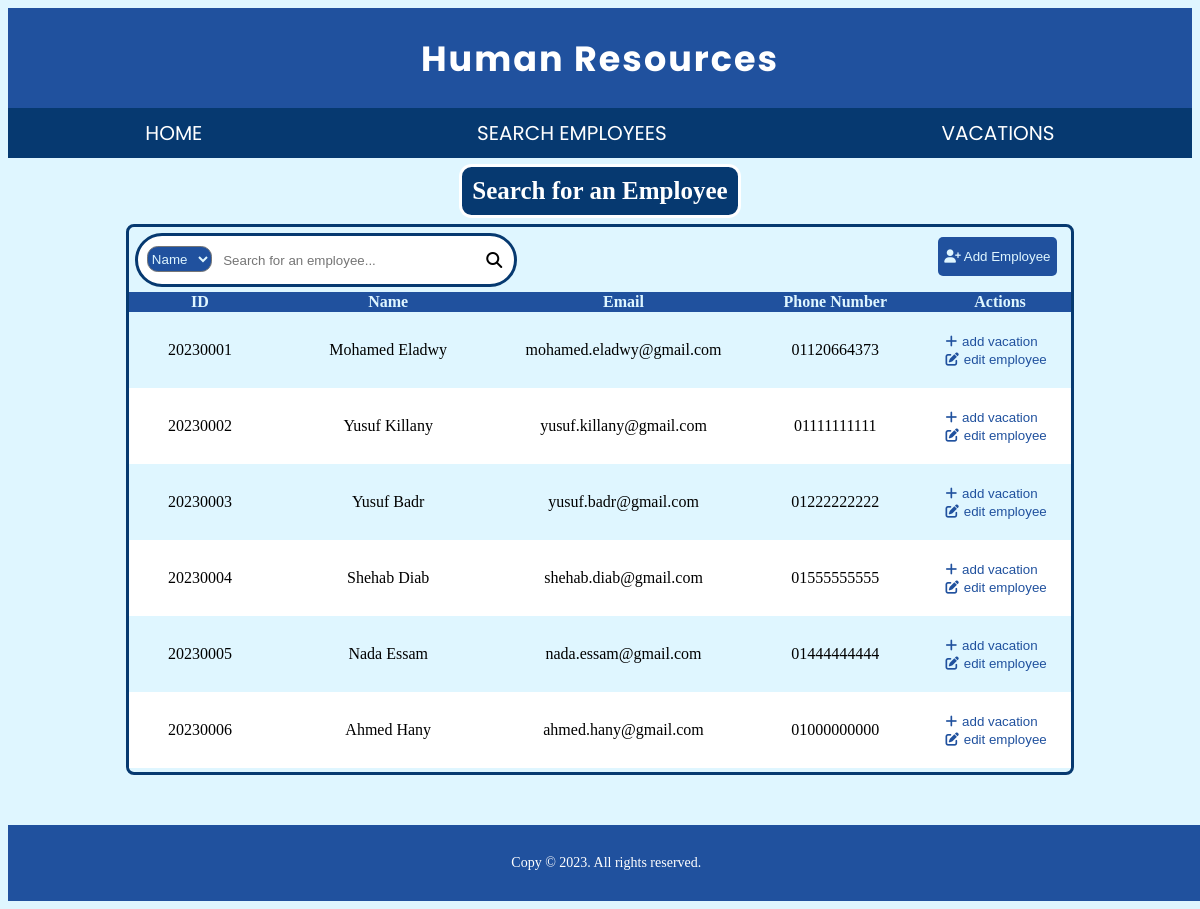
Page /search-employee/ on the earlier database version.
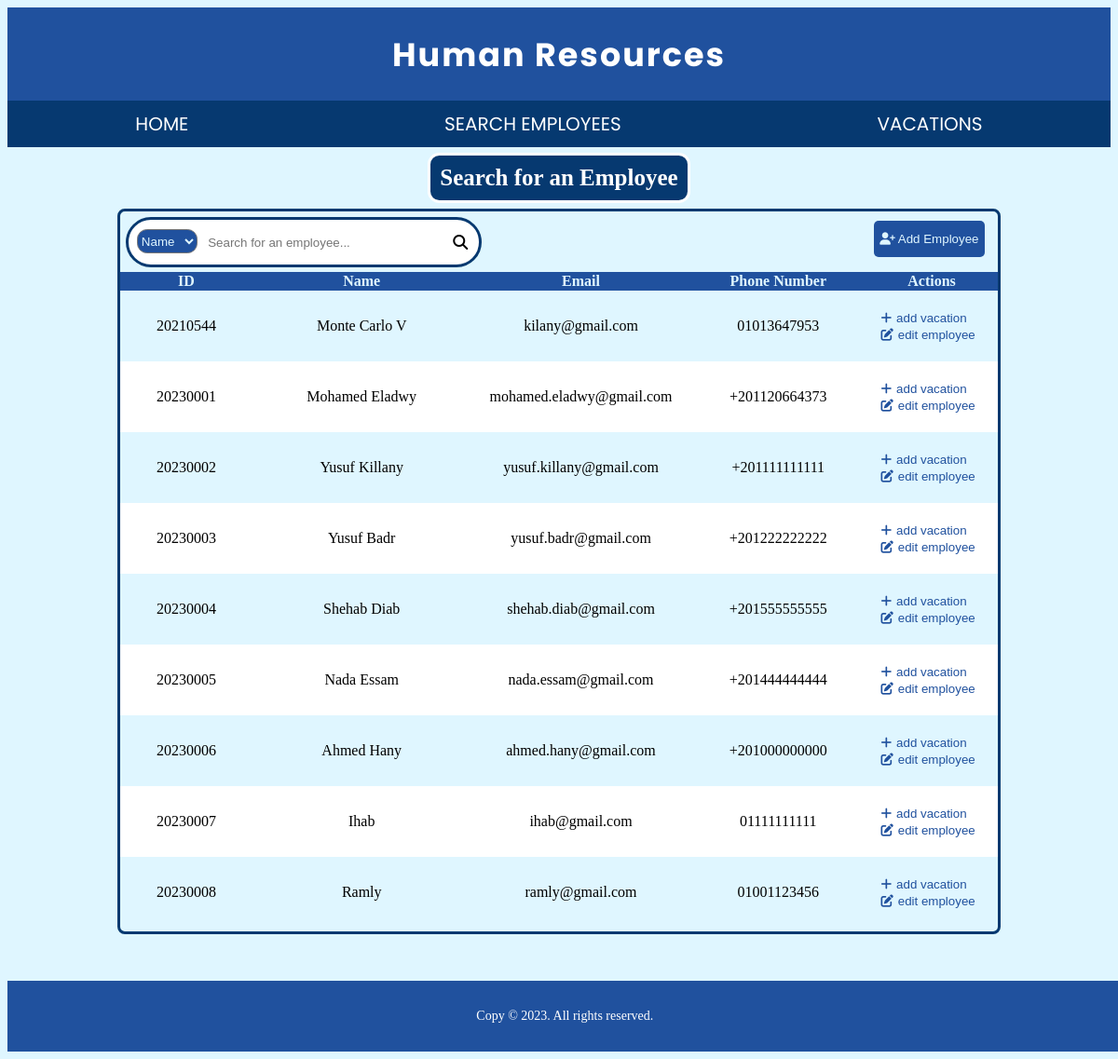
Same page on the later database version.
### HumanResources/models.py (models this page shows, shortened)
class Employee(models.Model):
    GENDER_CHOICES = (
        ('M', 'Male'),
        ('F', 'Female'),
    )
    MARITAL_STATUS_CHOICES = (
        ('S', 'Single'),
        ('M', 'Married'),
    )
    id = models.IntegerField(default=20230000, primary_key=True)
    name = models.CharField(max_length=100)
    email = models.EmailField(default="mail@gmail.com")
    phoneNumber = models.CharField(max_length=20)
    address = models.CharField(max_length=100)
    gender = models.CharField(
        max_length=1, choices=GENDER_CHOICES, default='M')
    maritalStatus = models.CharField(
        max_length=1, choices=MARITAL_STATUS_CHOICES, null=True)
    availableVacationDays = models.IntegerField(default=0)
    approvedVacationDays = models.IntegerField(default=0)
    salary = models.IntegerField()
    birthDay = models.DateField(null=True)

### HumanResources/views.py (the view)
# urls.py: path('search-employee/', views.searchEmployee, name='searchEmployee'),
def searchEmployee(request: HttpRequest):
    return render(request, 'pages/search-employees.html', {
        'employees': Employee.objects.all()
    })

### HumanResources/templates/pages/search-employees.html (shortened to what this page needs)
{% extends './base.html' %}
{% load static %}
{% block styleSheets %}
<link rel="stylesheet" href="{% static 'styles/index-style.css' %}" />
<link rel="stylesheet" href="{% static 'styles/search-table-styling.css' %}">
{% endblock styleSheets %}
{% block body %}
<div class="topnav">
    <a href="{% url 'index' %}">HOME</a>
    <a href="{% url 'searchEmployee' %}">SEARCH EMPLOYEES</a>
    <a href="{% url 'vacations' %}">VACATIONS</a>
</div>
<h2>Search for an Employee</h2>
<div class="full-table">
    <div class="above-table">
        <div class="search-box">
            <input class="input-bar" type="text" name="employee-data" placeholder="Search for an employee...">
            <i class="fa-solid fa-magnifying-glass"></i>
            <select class="search-by-options">
                <option value="1" selected>Name</option>
            </select>
        </div>
        <a href="{% url 'addEmployee' %}"><button name="add-employee"><i class="fa-solid fa-user-plus"></i> Add Employee</button></a>
    </div>
    <div class="table-wrapper">
        <table>
            <thead>
                <tr>
                    <th class="ID">ID</th>
                    <th class="name">Name</th>
                    <th class="email">Email</th>
                    <th class="phone-number">Phone Number</th>
                    <th class="action">Actions</th>
                </tr>
            </thead>
            <tbody id="table-body">
                {% for employee  in employees %}
                    <tr>
                        <td><div class="employee-id">{{ employee.id }}</div></td>
                        <td>{{ employee.name }}</td>
                        <td>{{ employee.email }}</td>
                        <td>{{ employee.phoneNumber }}</td>
                        <td>
                            <a href="{% url 'vacationForm' employee.id %}"><button class="add-vacation-button"><i class="fa-solid fa-plus"></i>add vacation</button></a>
                            <a href="{% url 'editEmployeeForm' employee.id %}"><button class="edit-button"><i class="fa-solid fa-pen-to-square"></i>edit employee</button></a>
                        </td>
                    </tr>
                {% empty %}
                    <tr>No Employees, try to add one!</tr>
                {% endfor %}
            </tbody>
        </table>
    </div>
</div>
{% endblock body %}

### HumanResources/templates/pages/base.html (shortened to what this page needs)
<!DOCTYPE html>
<html lang="en">
  <head>
    {% block styleSheets %}
    {% endblock styleSheets %}
  </head>
  <body>
    <h1>Human Resources</h1>
    {% block body %}
    {% endblock body %}
    <footer>
        <p>Copy &copy; 2023. All rights reserved.</p>
    </footer>
  </body>
</html>

### HumanResources/static/styles/index-style.css (style rules this page uses)
body { background-color: #DFF6FF; }
h1 { display: flex; font-size: 35px; background-color:#20519e; color: #ffffff; margin: 0 auto; height: 100px; font-family: 'Poppins', sans-serif; align-items: center; justify-content: center; letter-spacing: 2px; }
.topnav { display: flex; flex-direction: row; background-color: #063970; overflow: hidden; margin: 0 auto; }
.topnav a { display: inline-block; color: #ffffff; text-align: center; padding: 10px 30px; font-size: 20px; text-decoration: none; margin: 0 auto; font-family: 'Poppins', sans-serif; }
footer { position: static; margin-top: 50px; bottom: 0; width: 96%; background-color:#20519e; color: #fff; padding: 30px; text-align: center; }
footer p { margin: 0 auto; font-size: 14px; }

### HumanResources/static/styles/search-table-styling.css (style rules this page uses)
h2 { font-size: 25px; color: white; background-color: #063970; width: fit-content; padding: 10px; border-style: solid; border-radius: 0.5em; margin: 0.5% auto; text-align: center; }
.full-table { margin: 0 10%; border: solid; border-color: #063970; border-radius: 0.5em; }
.above-table { position: relative; height: 65px; }
input[name="employee-data"] { background-color: white; position: absolute; top: 10%; left: 1.5%; border: solid; border-color: #063970; border-radius: 2.5em; width: calc(97.5% - 90px); height: 70%; padding-left: 85px; }
button[name="add-employee"] { background-color: #20519e; color: #DFF6FF; position: absolute; right: 1.5%; top: 16%; border: none; border-radius: 5px; height: 60%; }
.search-by-options { width: 65px; height: 40%; position: absolute; background-color: #20519e; color: #DFF6FF; border-radius: 0.8em; top: 30%; left: 4.5%; }
.fa-magnifying-glass { position: absolute; top: 38%; right: 4%; }
.search-box { display: inline-block; position: relative; height: 65px; width: 31.5%; padding-left: 92px; }
.table-wrapper thead { background-color: #20519e; color: #DFF6FF; width: 100%; }
.full-table .table-wrapper table tbody tr td { padding: 20px 10px; }
.table-wrapper { width: 100%; display: inline-block; }
table { width: 100%; }
.table-wrapper table { border-collapse: collapse; }
.ID { width: 15%; text-align: center; }
.name { width: 25%; text-align: center; }
.email { width: 25%; text-align: center; }
.phone-number { width: 20%; text-align: center; }
.action { width: 15%; text-align: center; }
.table-wrapper td button { background-color: inherit; color: #20519e; border: none; }
.table-wrapper tr:nth-child(even) { background-color: white; }
.table-wrapper td { text-align: center; }
.table-wrapper td:last-child { text-align: left; }
.table-wrapper .fa-plus { margin-right: 5px; }
.table-wrapper .fa-pen-to-square { margin-right: 5px; }

Differences in the rows shown:
added Employee: id "20210544", name "Monte Carlo V", email "kilany@gmail.com", phoneNumber "01013647953"
changed Employee "Mohamed Eladwy": phoneNumber "01120664373" → "+201120664373"
changed Employee "Yusuf Killany": phoneNumber "01111111111" → "+201111111111"
changed Employee "Yusuf Badr": phoneNumber "01222222222" → "+201222222222"
changed Employee "Shehab Diab": phoneNumber "01555555555" → "+201555555555"
changed Employee "Nada Essam": phoneNumber "01444444444" → "+201444444444"
changed Employee "Ahmed Hany": phoneNumber "01000000000" → "+201000000000"
added Employee: id "20230007", name "Ihab", email "ihab@gmail.com", phoneNumber "01111111111"
added Employee: id "20230008", name "Ramly", email "ramly@gmail.com", phoneNumber "01001123456"
